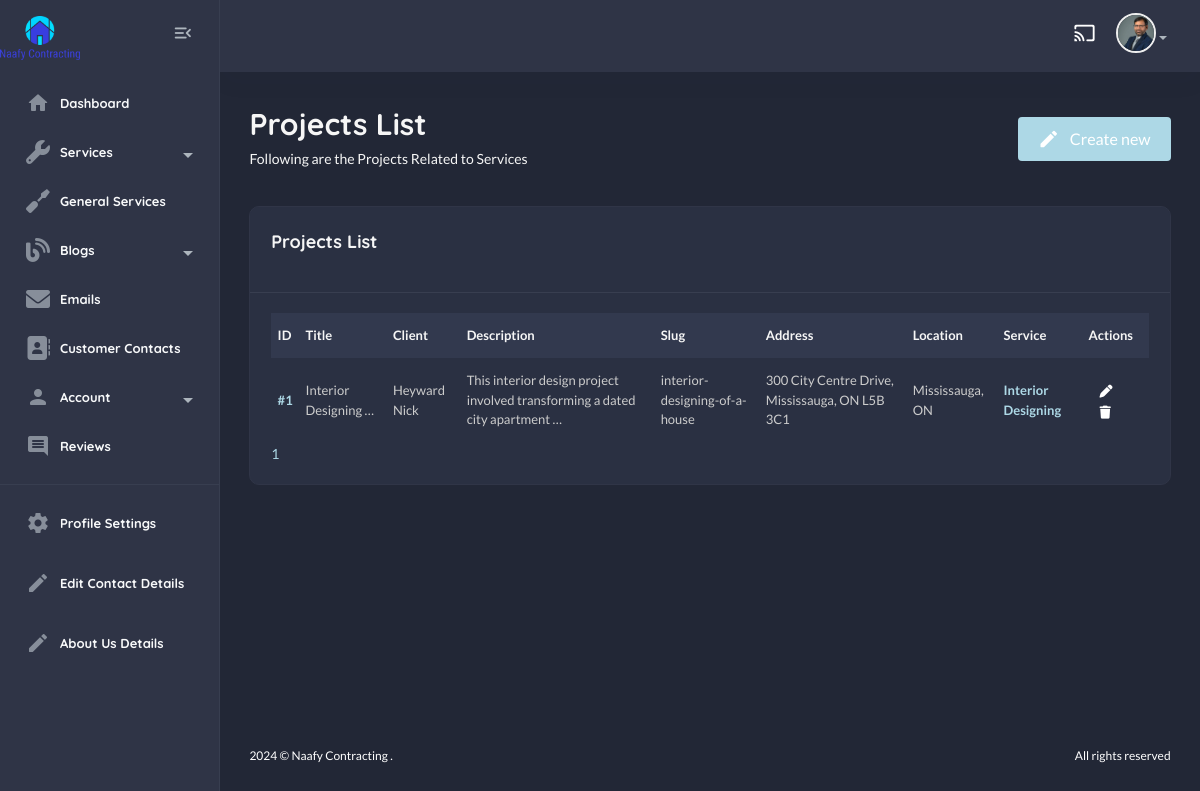
The app's page /useradmin/projects/ (signed in), older data.
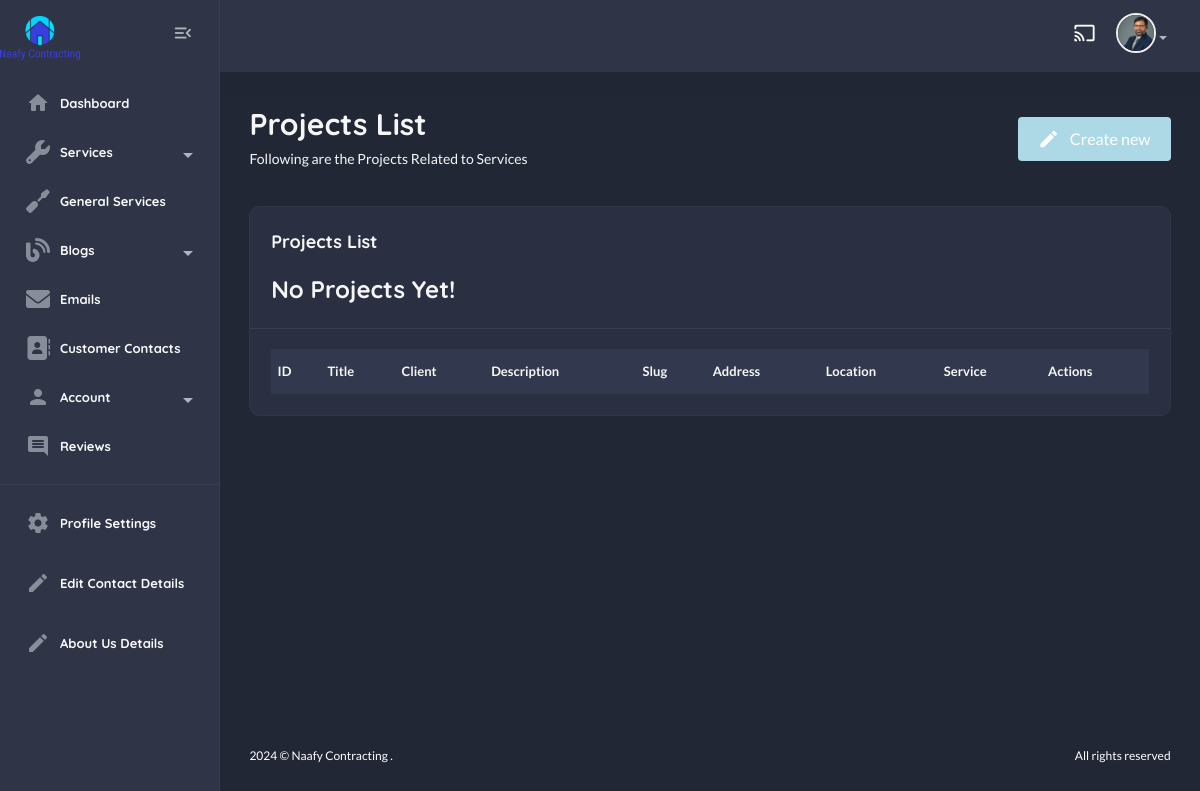
The same page, newer data.
### services/models.py (models this page shows, shortened)
class Project(models.Model):
    service = models.ForeignKey(Service, on_delete=models.CASCADE, related_name='projects')
    title = models.CharField(max_length=100)
    description = models.TextField()
    client = models.CharField(max_length=100)
    address = models.CharField(max_length=1024)
    location = models.CharField(max_length=1024)
    slug = models.SlugField(unique=True, blank=True)
    class Meta:
        verbose_name_plural = "Projects"

class Service(models.Model):
    name = models.CharField(max_length=100)
    description = models.TextField()
    slug = models.SlugField(unique=True, blank=True)
    image = models.ImageField(upload_to="services/", default="service.jpg")
    class Meta:
        verbose_name_plural = "Services"

### useradmin/views.py (the view)
# urls.py: path("projects/", views.project_view, name="project-list"),
@login_required
def project_view(request):
    projects = Project.objects.all().order_by("-id")
    paginator = Paginator(projects, 5)
    page_number = request.GET.get("page")
    page_obj = paginator.get_page(page_number)
    context = {
        "projects" : page_obj,
    }
    return render(request, "useradmin/project-list.html", context)

### home/context_processors.py (called while the page is built)
def default(request):
    services = Service.objects.all().order_by("-id")
    contact_details = ContactDetails.objects.first()
    return {
        "services" : services,
        "contact_details" : contact_details,
    }

### templates/useradmin/project-list.html (shortened to what the changed rows need)
{% extends "useradmin/base.html" %}
    {% load static %}
        {% block content %}
            <section class="content-main">
                <div class="content-header">
                    <div>
                        <h2 class="content-title card-title">Projects List</h2>
                    </div>
                </div>
                <div class="card mb-4">
                    <header class="card-header">
                        <h4 class="card-title">Projects List</h4>
                        {% if not projects %}
                            <h3>No Projects Yet!</h3>
                        {% endif %}
                    </header>
                    <div class="card-body">
                        <div class="table-responsive">
                            <div class="table-responsive">
                                <table class="table align-middle table-nowrap mb-0">
                                    <thead class="table-light">
                                        <tr>
                                            <th class="align-middle" scope="col">ID</th>
                                            <th class="align-middle" scope="col">Title</th>
                                            <th class="align-middle" scope="col">Client</th>
                                            <th class="align-middle" scope="col">Description</th>
                                            <th class="align-middle" scope="col">Slug</th>
                                            <th class="align-middle" scope="col">Address</th>
                                            <th class="align-middle" scope="col">Location</th>
                                            <th class="align-middle" scope="col">Service</th>
                                            <th class="align-middle" scope="col">Actions</th>
                                        </tr>
                                    </thead>
                                    <tbody>
                                        {% for p in projects %}
                                            <tr>
                                                <td><a href="{% url "useradmin:project-detail" p.slug %}" class="fw-bold">#{{p.id}}</a></td>
                                                <td>{{p.title|truncatechars:20}}</td>
                                                <td>{{p.client}}</td>
                                                <td>{{p.description|truncatewords:10}}</td>
                                                <td>{{p.slug}}</td>
                                                <td>{{p.address}}</td>
                                                <td>{{p.location}}</td>
                                                <td><a class="fw-bold">{{p.service.name}}</a></td>
                                                <td>
                                                    <a href="{% url "useradmin:edit-project" p.slug %}" class="btn btn-sm d-inline"><i class="fas fa-pen"></i></a>
                                                    <a href="{% url "useradmin:delete-project" p.slug %}" class="btn btn-sm d-inline"><i class="fas fa-trash"></i></a>
                                                </td>
                                            </tr>
                                        {% endfor %}
                                    </tbody>
                                </table>
                            </div>
                        </div>
                        {% if projects %}
                            <div class="row">
                                <div class="col-lg-12">
                                    <div class="blog__pagination">
                                        {% for num in projects.paginator.page_range %}
                                            {% if projects.number == num %}
                                                <a href="?page={{ num }}" class="active">{{ num }}</a>
                                            {% else %}
                                                <a href="?page={{ num }}">{{ num }}</a>
                                            {% endif %}
                                        {% endfor %}
                                    </div>
                                </div>
                            </div>
                        {% endif %}
                    </div>
                </div>
            </section>
{% endblock content %}

### templates/useradmin/base.html (shortened to what the changed rows need)
{% load static %}
<!DOCTYPE html>
<html lang="en">
    <head>
        <link href="{% static 'assets1/css/main.css' %}" rel="stylesheet" type="text/css" />
        <link rel="stylesheet" href="https://use.fontawesome.com/releases/v5.15.4/css/all.css">
        <link rel="stylesheet" href="{% static 'css/custom.css' %}" type="text/css">
        <link rel="stylesheet" href="https://cdnjs.cloudflare.com/ajax/libs/font-awesome/6.0.0/css/all.min.css">
    </head>
    <body class="dark">
        <aside class="navbar-aside" id="offcanvas_aside">
            <div class="d-flex justify-content-center align-items-center">
                <a href="{% url 'home:home' %}" target="_blank" class="brand-wrap">
                    <img src="{% static 'img/logo/nc-logo.png' %}" class="logo mr-100 mt-3" width="80px" alt="Naafy Dashboard" />
                </a>
            </div>
                    <li class="menu-item {% url 'useradmin:dashboard' as dashboard_url %} {% if request.path == dashboard_url %}active{% endif %}">
                    </li>
                    <li class="menu-item {% url 'useradmin:gen-service-list' as gen_service_list %} {% if request.path == gen_service_list %}active{% endif %}">
                    </li>
                    <li class="menu-item {% url 'useradmin:email-list' as email_list_url %} {% if request.path == email_list_url %}active{% endif %}">
                    </li>
                    <li class="menu-item {% url 'useradmin:contact-list' as contact_list_url %} {% if request.path == contact_list_url %}active{% endif %}">
                    </li>
                    <li class="menu-item {% url 'useradmin:reviews-list' as reviews_url %} {% if request.path == reviews_url %}active{% endif %} ">
                    </li>
        </aside>
        <main class="main-wrap">
            {% block content %}
            {% endblock content %}
        </main>
    </body>
</html>

Row changes from the older to the newer data that the page shows:
removed Project: id "1", title "Interior Designing …", client "Heyward Nick", description "This interior design project involved transforming a dated city apartment …", slug "interior-designing-of-a-house", address "300 City Centre Drive, Mississauga, ON L5B 3C1", location "Mississauga, ON", service.name "Interior Designing"
Text that changed along with them:
text now shown: "No Projects Yet!"
list line gone: "1"
